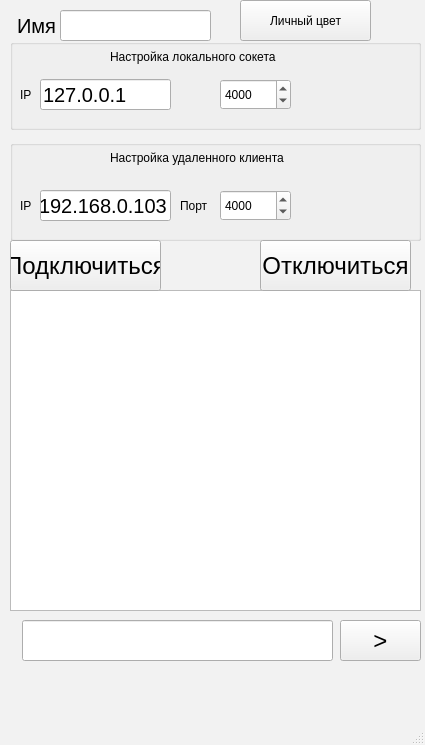
<?xml version="1.0" encoding="UTF-8"?>
<ui version="4.0">
 <class>MainWindow</class>
 <widget class="QMainWindow" name="MainWindow">
  <property name="geometry">
   <rect>
    <x>0</x>
    <y>0</y>
    <width>425</width>
    <height>745</height>
   </rect>
  </property>
  <property name="palette">
   <palette>
    <active>
     <colorrole role="WindowText">
      <brush brushstyle="SolidPattern">
       <color alpha="255">
        <red>0</red>
        <green>0</green>
        <blue>0</blue>
       </color>
      </brush>
     </colorrole>
     <colorrole role="ButtonText">
      <brush brushstyle="SolidPattern">
       <color alpha="255">
        <red>0</red>
        <green>0</green>
        <blue>0</blue>
       </color>
      </brush>
     </colorrole>
     <colorrole role="Window">
      <brush brushstyle="SolidPattern">
       <color alpha="255">
        <red>242</red>
        <green>242</green>
        <blue>242</blue>
       </color>
      </brush>
     </colorrole>
    </active>
    <inactive>
     <colorrole role="WindowText">
      <brush brushstyle="SolidPattern">
       <color alpha="255">
        <red>0</red>
        <green>0</green>
        <blue>0</blue>
       </color>
      </brush>
     </colorrole>
     <colorrole role="ButtonText">
      <brush brushstyle="SolidPattern">
       <color alpha="255">
        <red>0</red>
        <green>0</green>
        <blue>0</blue>
       </color>
      </brush>
     </colorrole>
     <colorrole role="Window">
      <brush brushstyle="SolidPattern">
       <color alpha="255">
        <red>242</red>
        <green>242</green>
        <blue>242</blue>
       </color>
      </brush>
     </colorrole>
    </inactive>
    <disabled>
     <colorrole role="Base">
      <brush brushstyle="SolidPattern">
       <color alpha="255">
        <red>242</red>
        <green>242</green>
        <blue>242</blue>
       </color>
      </brush>
     </colorrole>
     <colorrole role="Window">
      <brush brushstyle="SolidPattern">
       <color alpha="255">
        <red>242</red>
        <green>242</green>
        <blue>242</blue>
       </color>
      </brush>
     </colorrole>
    </disabled>
   </palette>
  </property>
  <property name="windowTitle">
   <string>MainWindow</string>
  </property>
  <widget class="QWidget" name="centralwidget">
   <widget class="QPushButton" name="sendButton">
    <property name="geometry">
     <rect>
      <x>340</x>
      <y>620</y>
      <width>81</width>
      <height>41</height>
     </rect>
    </property>
    <property name="palette">
     <palette>
      <active>
       <colorrole role="ButtonText">
        <brush brushstyle="SolidPattern">
         <color alpha="255">
          <red>0</red>
          <green>0</green>
          <blue>0</blue>
         </color>
        </brush>
       </colorrole>
      </active>
      <inactive>
       <colorrole role="ButtonText">
        <brush brushstyle="SolidPattern">
         <color alpha="255">
          <red>0</red>
          <green>0</green>
          <blue>0</blue>
         </color>
        </brush>
       </colorrole>
      </inactive>
      <disabled/>
     </palette>
    </property>
    <property name="font">
     <font>
      <pointsize>18</pointsize>
     </font>
    </property>
    <property name="text">
     <string>&gt;</string>
    </property>
   </widget>
   <widget class="QGroupBox" name="settingsocket">
    <property name="geometry">
     <rect>
      <x>10</x>
      <y>39</y>
      <width>411</width>
      <height>91</height>
     </rect>
    </property>
    <property name="title">
     <string/>
    </property>
    <widget class="QLabel" name="label_4">
     <property name="geometry">
      <rect>
       <x>100</x>
       <y>10</y>
       <width>191</width>
       <height>16</height>
      </rect>
     </property>
     <property name="text">
      <string>Настройка локального сокета</string>
     </property>
    </widget>
    <widget class="QSpinBox" name="localPortEdit">
     <property name="geometry">
      <rect>
       <x>210</x>
       <y>40</y>
       <width>71</width>
       <height>31</height>
      </rect>
     </property>
     <property name="maximum">
      <number>65000</number>
     </property>
     <property name="value">
      <number>4000</number>
     </property>
    </widget>
    <widget class="QLineEdit" name="localAddressEdit">
     <property name="geometry">
      <rect>
       <x>30</x>
       <y>40</y>
       <width>131</width>
       <height>31</height>
      </rect>
     </property>
     <property name="font">
      <font>
       <pointsize>15</pointsize>
      </font>
     </property>
     <property name="text">
      <string>127.0.0.1</string>
     </property>
     <property name="maxLength">
      <number>15</number>
     </property>
    </widget>
    <widget class="QLabel" name="label_IP_1">
     <property name="geometry">
      <rect>
       <x>10</x>
       <y>40</y>
       <width>21</width>
       <height>31</height>
      </rect>
     </property>
     <property name="text">
      <string>IP</string>
     </property>
    </widget>
   </widget>
   <widget class="QGroupBox" name="settingclient">
    <property name="geometry">
     <rect>
      <x>10</x>
      <y>140</y>
      <width>411</width>
      <height>101</height>
     </rect>
    </property>
    <property name="title">
     <string/>
    </property>
    <widget class="QLabel" name="label_5">
     <property name="geometry">
      <rect>
       <x>100</x>
       <y>10</y>
       <width>211</width>
       <height>16</height>
      </rect>
     </property>
     <property name="palette">
      <palette>
       <active>
        <colorrole role="WindowText">
         <brush brushstyle="SolidPattern">
          <color alpha="255">
           <red>0</red>
           <green>0</green>
           <blue>0</blue>
          </color>
         </brush>
        </colorrole>
        <colorrole role="Text">
         <brush brushstyle="SolidPattern">
          <color alpha="255">
           <red>255</red>
           <green>255</green>
           <blue>255</blue>
          </color>
         </brush>
        </colorrole>
       </active>
       <inactive>
        <colorrole role="WindowText">
         <brush brushstyle="SolidPattern">
          <color alpha="255">
           <red>0</red>
           <green>0</green>
           <blue>0</blue>
          </color>
         </brush>
        </colorrole>
        <colorrole role="Text">
         <brush brushstyle="SolidPattern">
          <color alpha="255">
           <red>255</red>
           <green>255</green>
           <blue>255</blue>
          </color>
         </brush>
        </colorrole>
       </inactive>
       <disabled/>
      </palette>
     </property>
     <property name="text">
      <string>Настройка удаленного клиента</string>
     </property>
    </widget>
    <widget class="QLabel" name="label_port_2">
     <property name="geometry">
      <rect>
       <x>170</x>
       <y>50</y>
       <width>41</width>
       <height>31</height>
      </rect>
     </property>
     <property name="text">
      <string>Порт</string>
     </property>
    </widget>
    <widget class="QLineEdit" name="remoteAddressEdit">
     <property name="geometry">
      <rect>
       <x>30</x>
       <y>50</y>
       <width>131</width>
       <height>31</height>
      </rect>
     </property>
     <property name="font">
      <font>
       <pointsize>15</pointsize>
      </font>
     </property>
     <property name="text">
      <string>192.168.0.103</string>
     </property>
     <property name="maxLength">
      <number>15</number>
     </property>
    </widget>
    <widget class="QLabel" name="label_IP_2">
     <property name="geometry">
      <rect>
       <x>10</x>
       <y>50</y>
       <width>21</width>
       <height>31</height>
      </rect>
     </property>
     <property name="text">
      <string>IP</string>
     </property>
    </widget>
    <widget class="QSpinBox" name="remotePortEdit">
     <property name="geometry">
      <rect>
       <x>210</x>
       <y>50</y>
       <width>71</width>
       <height>31</height>
      </rect>
     </property>
     <property name="maximum">
      <number>65000</number>
     </property>
     <property name="value">
      <number>4000</number>
     </property>
    </widget>
   </widget>
   <widget class="QPlainTextEdit" name="chatEdit">
    <property name="geometry">
     <rect>
      <x>10</x>
      <y>290</y>
      <width>411</width>
      <height>321</height>
     </rect>
    </property>
    <property name="layoutDirection">
     <enum>Qt::LeftToRight</enum>
    </property>
    <property name="readOnly">
     <bool>true</bool>
    </property>
   </widget>
   <widget class="QLabel" name="label_name">
    <property name="geometry">
     <rect>
      <x>17</x>
      <y>15</y>
      <width>41</width>
      <height>21</height>
     </rect>
    </property>
    <property name="font">
     <font>
      <pointsize>15</pointsize>
     </font>
    </property>
    <property name="text">
     <string>Имя</string>
    </property>
   </widget>
   <widget class="QLineEdit" name="nameEdit">
    <property name="geometry">
     <rect>
      <x>60</x>
      <y>10</y>
      <width>151</width>
      <height>31</height>
     </rect>
    </property>
    <property name="maxLength">
     <number>20</number>
    </property>
   </widget>
   <widget class="QPushButton" name="createButton">
    <property name="geometry">
     <rect>
      <x>10</x>
      <y>240</y>
      <width>151</width>
      <height>51</height>
     </rect>
    </property>
    <property name="palette">
     <palette>
      <active>
       <colorrole role="Text">
        <brush brushstyle="SolidPattern">
         <color alpha="255">
          <red>0</red>
          <green>249</green>
          <blue>0</blue>
         </color>
        </brush>
       </colorrole>
      </active>
      <inactive>
       <colorrole role="Text">
        <brush brushstyle="SolidPattern">
         <color alpha="255">
          <red>0</red>
          <green>249</green>
          <blue>0</blue>
         </color>
        </brush>
       </colorrole>
      </inactive>
      <disabled/>
     </palette>
    </property>
    <property name="font">
     <font>
      <pointsize>18</pointsize>
     </font>
    </property>
    <property name="text">
     <string>Подключиться</string>
    </property>
   </widget>
   <widget class="QPushButton" name="disconnectButton">
    <property name="geometry">
     <rect>
      <x>260</x>
      <y>240</y>
      <width>151</width>
      <height>51</height>
     </rect>
    </property>
    <property name="palette">
     <palette>
      <active>
       <colorrole role="Text">
        <brush brushstyle="SolidPattern">
         <color alpha="255">
          <red>0</red>
          <green>249</green>
          <blue>0</blue>
         </color>
        </brush>
       </colorrole>
      </active>
      <inactive>
       <colorrole role="Text">
        <brush brushstyle="SolidPattern">
         <color alpha="255">
          <red>0</red>
          <green>249</green>
          <blue>0</blue>
         </color>
        </brush>
       </colorrole>
      </inactive>
      <disabled/>
     </palette>
    </property>
    <property name="font">
     <font>
      <pointsize>18</pointsize>
     </font>
    </property>
    <property name="text">
     <string>Отключиться</string>
    </property>
   </widget>
   <widget class="QPushButton" name="colorButton">
    <property name="geometry">
     <rect>
      <x>240</x>
      <y>0</y>
      <width>131</width>
      <height>41</height>
     </rect>
    </property>
    <property name="text">
     <string>Личный цвет</string>
    </property>
   </widget>
   <widget class="QLineEdit" name="inputEdit">
    <property name="geometry">
     <rect>
      <x>22</x>
      <y>620</y>
      <width>311</width>
      <height>41</height>
     </rect>
    </property>
   </widget>
  </widget>
  <widget class="QMenuBar" name="menubar">
   <property name="geometry">
    <rect>
     <x>0</x>
     <y>0</y>
     <width>425</width>
     <height>22</height>
    </rect>
   </property>
  </widget>
  <widget class="QStatusBar" name="statusbar"/>
 </widget>
 <resources/>
 <connections/>
</ui>
